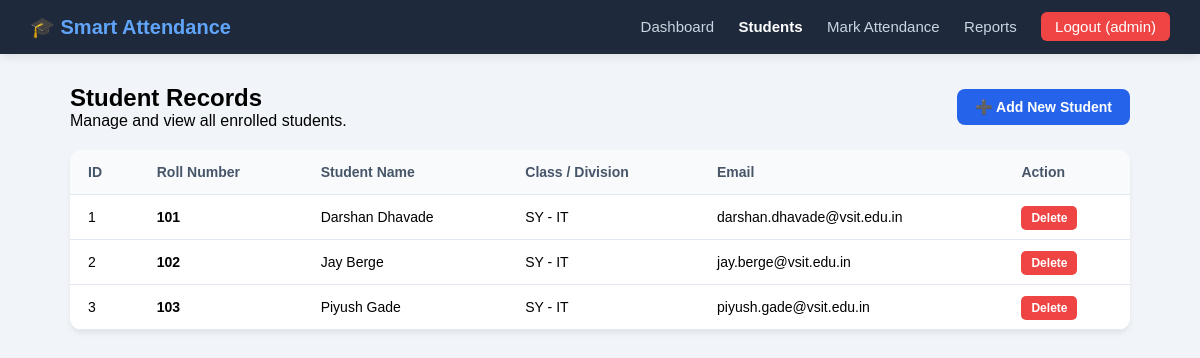
The app's page /students (signed in) with its own data.
### tables this page shows
CREATE TABLE students (
            id INTEGER PRIMARY KEY AUTOINCREMENT,
            roll_no TEXT UNIQUE NOT NULL,
            name TEXT NOT NULL,
            class_name TEXT NOT NULL,
            email TEXT
        );

### app.py (the view)
@app.route("/students")
def students():
    if "user" not in session or session.get("role") != "admin":
        session.clear()
        return redirect(url_for("login"))
    conn = get_db_connection()
    students_list = conn.execute("SELECT * FROM students ORDER BY roll_no ASC").fetchall()
    conn.close()
    return render_template("students.html", students=students_list)

### app.py (called while the page is built)
def get_db_connection():
    conn = sqlite3.connect(DATABASE)
    conn.row_factory = sqlite3.Row
    return conn

### templates/students.html (shortened to what this page needs)
<!DOCTYPE html>
<html lang="en">
<head>
    <link rel="stylesheet" href="{{ url_for('static', filename='style.css') }}">
</head>
<body class="dashboard-body">
    <nav class="navbar">
        <div class="nav-brand">🎓 Smart Attendance</div>
        <div class="nav-links">
            <a href="{{ url_for('dashboard') }}">Dashboard</a>
            <a href="{{ url_for('students') }}" class="active">Students</a>
            <a href="{{ url_for('mark_attendance') }}">Mark Attendance</a>
            <a href="{{ url_for('reports') }}">Reports</a>
            <a href="{{ url_for('logout') }}" class="logout-btn">Logout ({{ session['user'] }})</a>
        </div>
    </nav>
    <div class="container">
        <div class="header-action-row">
            <div>
                <h2>Student Records</h2>
                <p>Manage and view all enrolled students.</p>
            </div>
            <a href="{{ url_for('add_student') }}" class="btn btn-primary">➕ Add New Student</a>
        </div>
        <div class="table-container">
            <table>
                <thead>
                    <tr>
                        <th>ID</th>
                        <th>Roll Number</th>
                        <th>Student Name</th>
                        <th>Class / Division</th>
                        <th>Email</th>
                        <th>Action</th>
                    </tr>
                </thead>
                <tbody>
                    {% for student in students %}
                    <tr>
                        <td>{{ student['id'] }}</td>
                        <td><b>{{ student['roll_no'] }}</b></td>
                        <td>{{ student['name'] }}</td>
                        <td>{{ student['class_name'] }}</td>
                        <td>{{ student['email'] if student['email'] else '-' }}</td>
                        <td>
                            <a href="{{ url_for('delete_student', student_id=student['id']) }}"
                               class="btn-delete"
                               onclick="return confirm('Are you sure you want to delete this student?')">Delete</a>
                        </td>
                    </tr>
                    {% else %}
                    <tr>
                        <td colspan="6" style="text-align: center; color: #64748b; padding: 25px;">
                            No students added yet. Click "Add New Student" above!
                        </td>
                    </tr>
                    {% endfor %}
                </tbody>
            </table>
        </div>
    </div>
</body>
</html>

### static/style.css (style rules this page uses)
* { margin: 0; padding: 0; box-sizing: border-box; font-family: Arial, sans-serif; }
body { min-height: 100vh; background: linear-gradient(135deg, #172554, #2563eb); display: flex; justify-content: center; align-items: center; }
body.dashboard-body { display: block; min-height: 100vh; background: #f1f5f9; }
.navbar { background: #1e293b; color: white; padding: 15px 30px; display: flex; justify-content: space-between; align-items: center; box-shadow: 0 2px 10px rgba(0,0,0,0.1); }
.nav-brand { font-size: 20px; font-weight: bold; color: #60a5fa; }
.nav-links a { color: #cbd5e1; text-decoration: none; margin-left: 20px; font-size: 15px; transition: 0.2s; }
.nav-links a:hover, .nav-links a.active { color: #ffffff; font-weight: bold; }
.nav-links .logout-btn { background: #ef4444; padding: 6px 14px; border-radius: 6px; color: white !important; }
.container { max-width: 1100px; margin: 30px auto; padding: 0 20px; }
.btn { padding: 10px 18px; border-radius: 8px; text-decoration: none; font-weight: bold; font-size: 14px; color: white; transition: 0.2s; }
.btn-primary { background: #2563eb; }
.header-action-row { display: flex; justify-content: space-between; align-items: center; margin-bottom: 20px; }
.table-container { background: white; border-radius: 12px; box-shadow: 0 4px 6px -1px rgba(0,0,0,0.08); overflow-x: auto; }
table { width: 100%; border-collapse: collapse; text-align: left; }
table th, table td { padding: 14px 18px; border-bottom: 1px solid #e2e8f0; font-size: 14px; }
table th { background: #f8fafc; color: #475569; font-weight: 600; }
.btn-delete { background: #ef4444; color: white; padding: 5px 10px; border-radius: 5px; text-decoration: none; font-size: 12px; font-weight: bold; }

### records on screen
students: id "1", roll_no "101", name "Darshan Dhavade", class_name "SY - IT", email "darshan.dhavade@vsit.edu.in"
students: id "2", roll_no "102", name "Jay Berge", class_name "SY - IT", email "jay.berge@vsit.edu.in"
students: id "3", roll_no "103", name "Piyush Gade", class_name "SY - IT", email "piyush.gade@vsit.edu.in"

### other values on screen
{{ session['user'] }} "admin"
